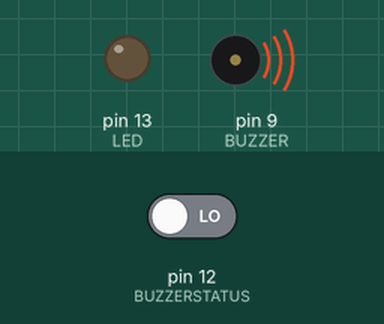
This sketch was run on a simulated Arduino Uno, built with avr-gcc and run on an emulated ATmega328P. On the bench: output pins drawn as LEDs (lit = HIGH), buzzer (waves = sounding). The test bench sets the inputs (shaded band); at power-on: pin 12 (BUZZERSTATUS) LOW.

Above: at 1.2 s.
1.3 s: pin 12 (BUZZERSTATUS) driven HIGH
At 1.8 s:
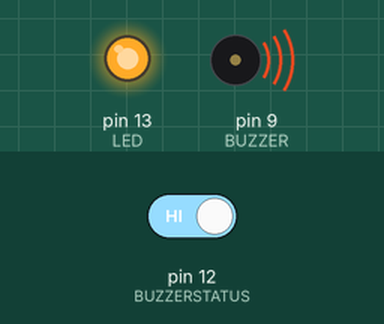
Timing chart, 0 to 4.3 s (numbered marks = the images above; inputs shaded):
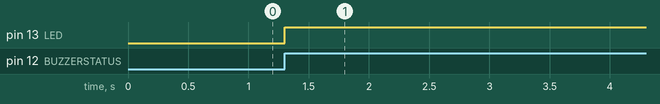

Measured:
- after the input at 1.3 s, pin 13 (LED): LOW → HIGH at once

The sketch:

buzz_game.ino
```cpp
int LED = 13;
int BUZZER = 9;
int GAMEUP = 0;
int BUZZERSTATUS = 12;

void setup() {
  pinMode(LED,OUTPUT);
  pinMode(BUZZERSTATUS,INPUT);
  Serial.begin(9600);
  test_buzzer();
}

void loop() {
  if (GAMEUP == 1) {
    digitalWrite(LED,HIGH);
    return;
  }
  if (digitalRead(BUZZERSTATUS) == HIGH) {
    GAMEUP = 1;
  }
}

void test_buzzer() {
  tone(BUZZER,500);
}

void test_led(){
  digitalWrite(LED,HIGH);
  delay(1000);
  digitalWrite(LED,LOW);
  delay(1000) ;
}
```
